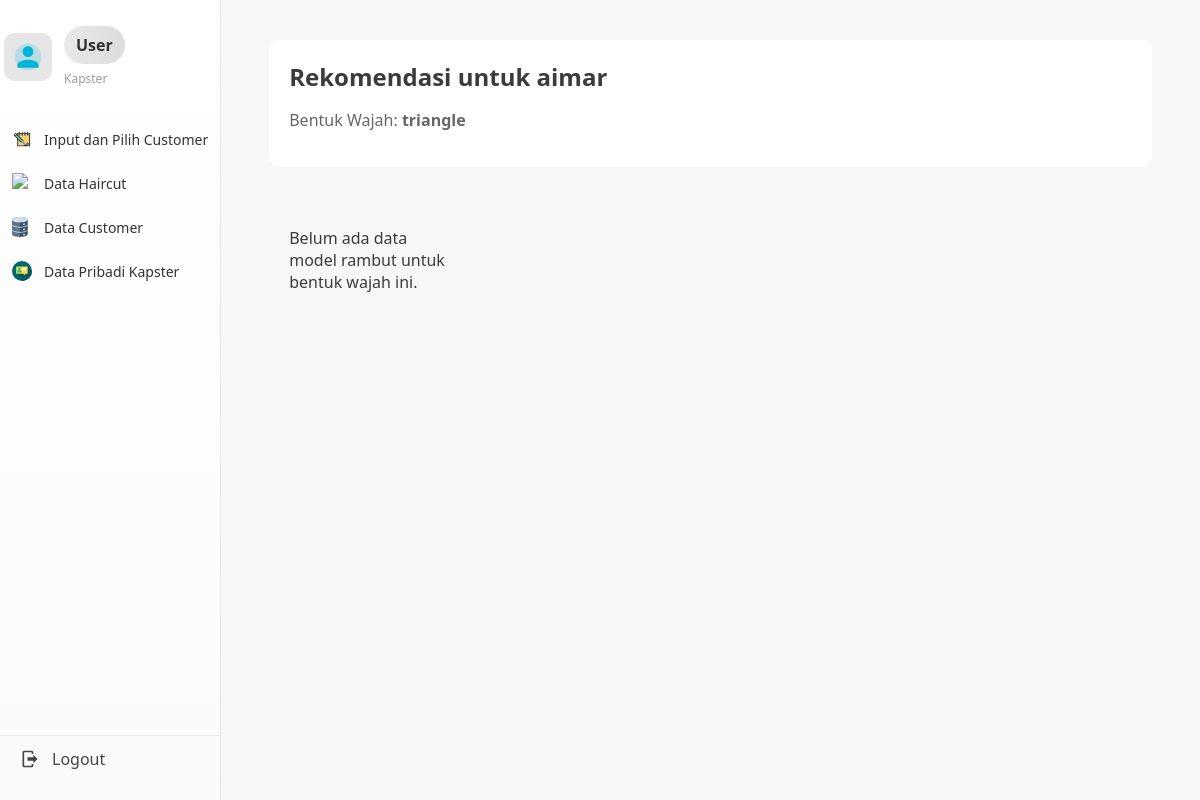
The page /haircut.php?pelanggan_id=5 (signed in) on the database as committed earlier.
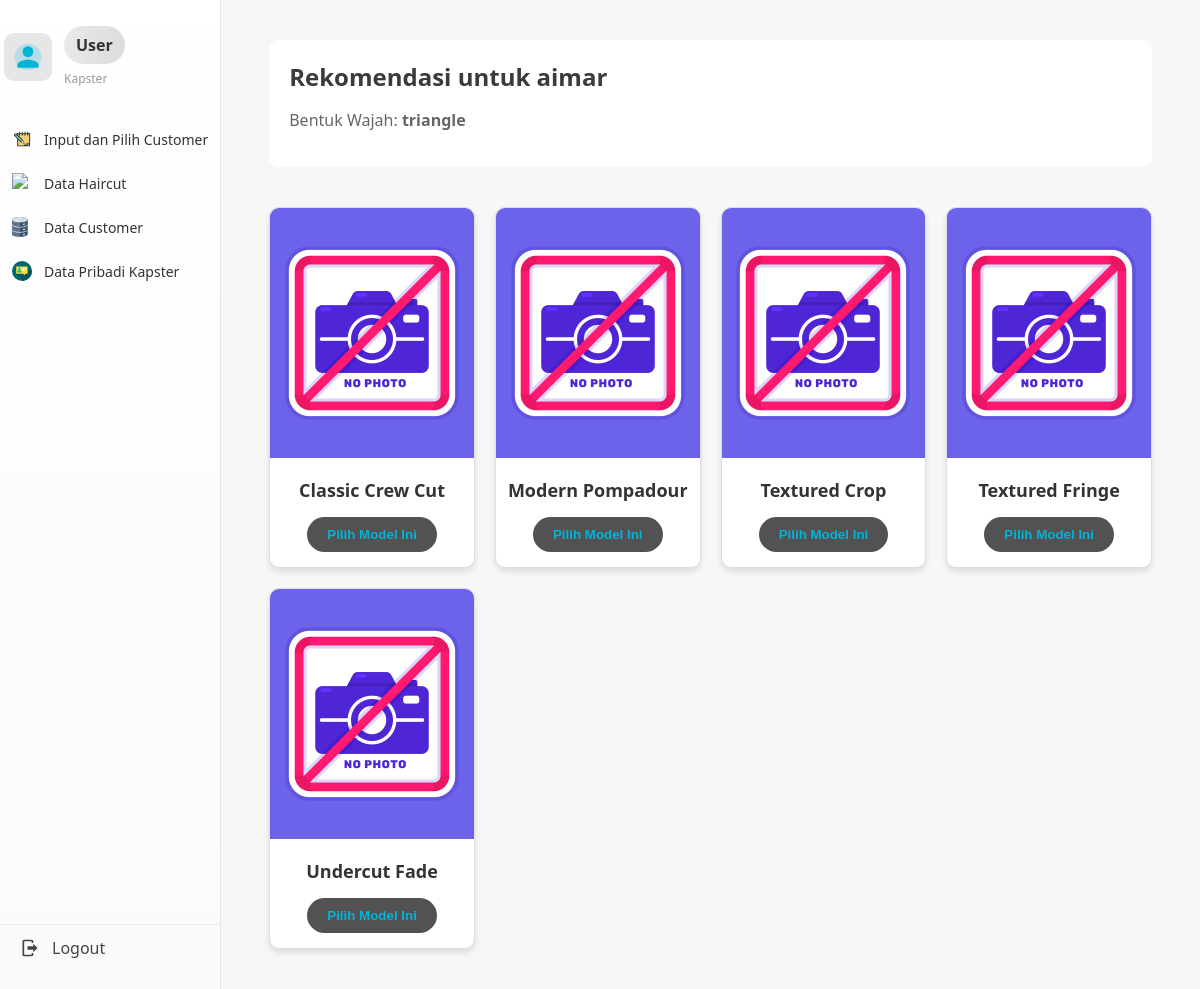
The same page on the database as committed later.
### tables this page shows
CREATE TABLE `model_rambut` (
  `id` int(11) NOT NULL,
  `nama` varchar(100) NOT NULL,
  `deskripsi` text DEFAULT NULL,
  `bentuk_wajah` varchar(50) NOT NULL
);

### haircut.php (the view, shortened to what this page needs)
<?php
require_once 'not-to-show/connect.php';
$id_pelanggan = isset($_GET['pelanggan_id']) ? $_GET['pelanggan_id'] : (isset($_GET['id_pelanggan']) ? $_GET['id_pelanggan'] : null);
$shape = '';
$name = '';
if ($id_pelanggan) {
    $res = mysqli_query($conn, "SELECT * FROM pelanggan WHERE id = '$id_pelanggan'");
    $data = mysqli_fetch_assoc($res);
    $shape = $data['bentuk_wajah'];
    $name = $data['nama'];
} else {
    $shape = $_GET['shape'] ?? '';
    $name = $_GET['name'] ?? '';
    $res = mysqli_query($conn, "SELECT id FROM pelanggan WHERE nama = '$name' ORDER BY id DESC LIMIT 1");
    $data = mysqli_fetch_assoc($res);
    $id_pelanggan = $data['id'] ?? null;
}
$query_model = mysqli_query($conn, "SELECT * FROM model_rambut WHERE bentuk_wajah = '$shape'");
?>
<!DOCTYPE html>
<html lang="id">
<head>
    <link rel="stylesheet" href="assets/css/test.css">
</head>
<body>
    <?php include 'sidebar.php'; ?>
    <div class="content">
        <div style="padding: 20px; background: #fff; border-radius: 10px; margin: 20px;">
            <h2 style="margin:0;">Rekomendasi untuk <?= htmlspecialchars($name) ?></h2>
            <p style="color: #666;">Bentuk Wajah: <strong><?= htmlspecialchars($shape) ?></strong></p>
        </div>
        <div class="haircut-grid">
            <?php if (mysqli_num_rows($query_model) > 0): ?>
                <?php while($row = mysqli_fetch_assoc($query_model)): ?>
                    <?php
                        $gambar = 'assets/img/no-image.jpg';
                    ?>
                    <div class="haircut-card">
                        <img src="<?= $gambar ?>" alt="<?= htmlspecialchars($row['nama']) ?>">
                        <h3><?= htmlspecialchars($row['nama']) ?></h3>
                        <form method="POST">
                            <button type="submit" name="pilih_haircut" class="btn-pilih">Pilih Model Ini</button>
                        </form>
                    </div>
                <?php endwhile; ?>
            <?php else: ?>
                <div style="padding: 20px;">Belum ada data model rambut untuk bentuk wajah ini.</div>
            <?php endif; ?>
        </div>
    </div>
</body>
</html>

Rows that differ between the two databases and show on the page:
added model_rambut: nama "Classic Crew Cut"
added model_rambut: nama "Modern Pompadour"
added model_rambut: nama "Textured Crop"
added model_rambut: nama "Textured Fringe"
added model_rambut: nama "Undercut Fade"
Other text that changed with them:
text no longer shown: "Belum ada data model rambut untuk bentuk wajah ini."
